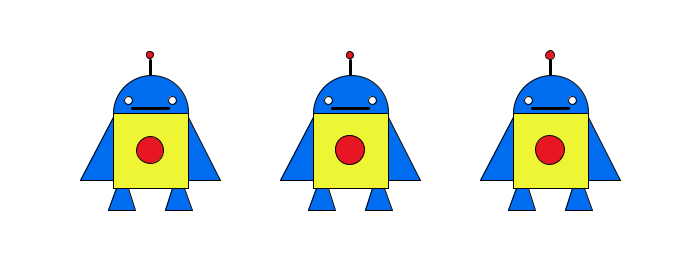
Frame 1 (no input)
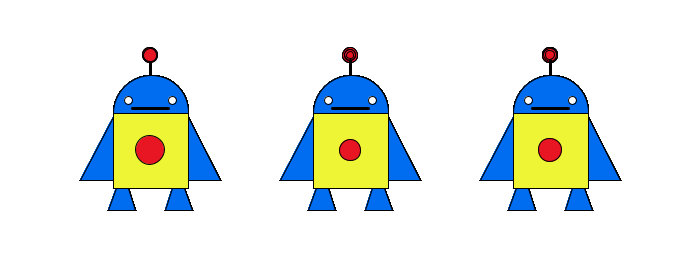
Frame 60 (the mouse pressed at the canvas centre just before this capture)
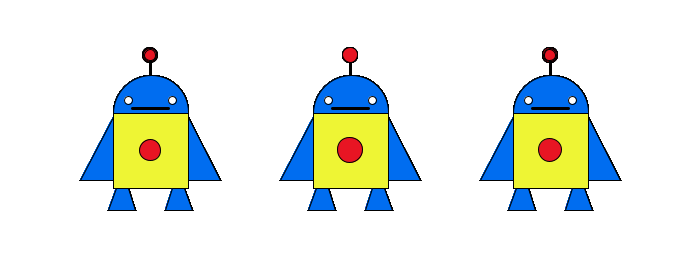
Frame 120 (the mouse held since frame 60 and released just before this capture)

The Processing sketch that drew these frames (run headless with seeded random() and noise(); from frame 60 on, the mouse is pressed at the canvas centre):

// Processing sketch: processing_73692
// ── processing_73692.pde

void setup (){
  size(700,280);
  background(255);
}

void draw(){
  stamp();
  translate(200,0);
  stamp();
  translate(200,0);
  stamp();
}

void stamp(){
  smooth();
  int x =150;
  int y =150;
  float circle1 = random (20,30);
  float circle2 = random(5,15);
  
  strokeWeight(1);
  fill(238,245,52);
  rect(x-37,y-37,x-75,y-75);
  fill(232,21,35);
  ellipse(x,y, circle1,circle1);
  strokeWeight(3);
  line(x,y-45,x,y-90);
  strokeWeight(1);
  fill(0,109,240);
  arc(x+1,y-37, 75,75, PI,2*PI);
  triangle(x-37,y-33, x-37,y+30, x-70,y+30);
  triangle(x+38,y-33, x+38,y+30, x+70,y+30);
  quad(x-34,y+38, x-22,y+38, x-15,y+60, x-42,y+60);
  quad(x+34,y+38, x+22,y+38, x+15,y+60, x+42,y+60);
  fill(255);
  ellipse(x-22,y-50, 8,8);
  ellipse(x+22,y-50, 8,8);
  strokeWeight(3);
  line(x-18,y-42, x+18,y-42);
  strokeWeight(1);
  fill(232,21,35);
  ellipse(x,y-95,circle2,circle2);
}
